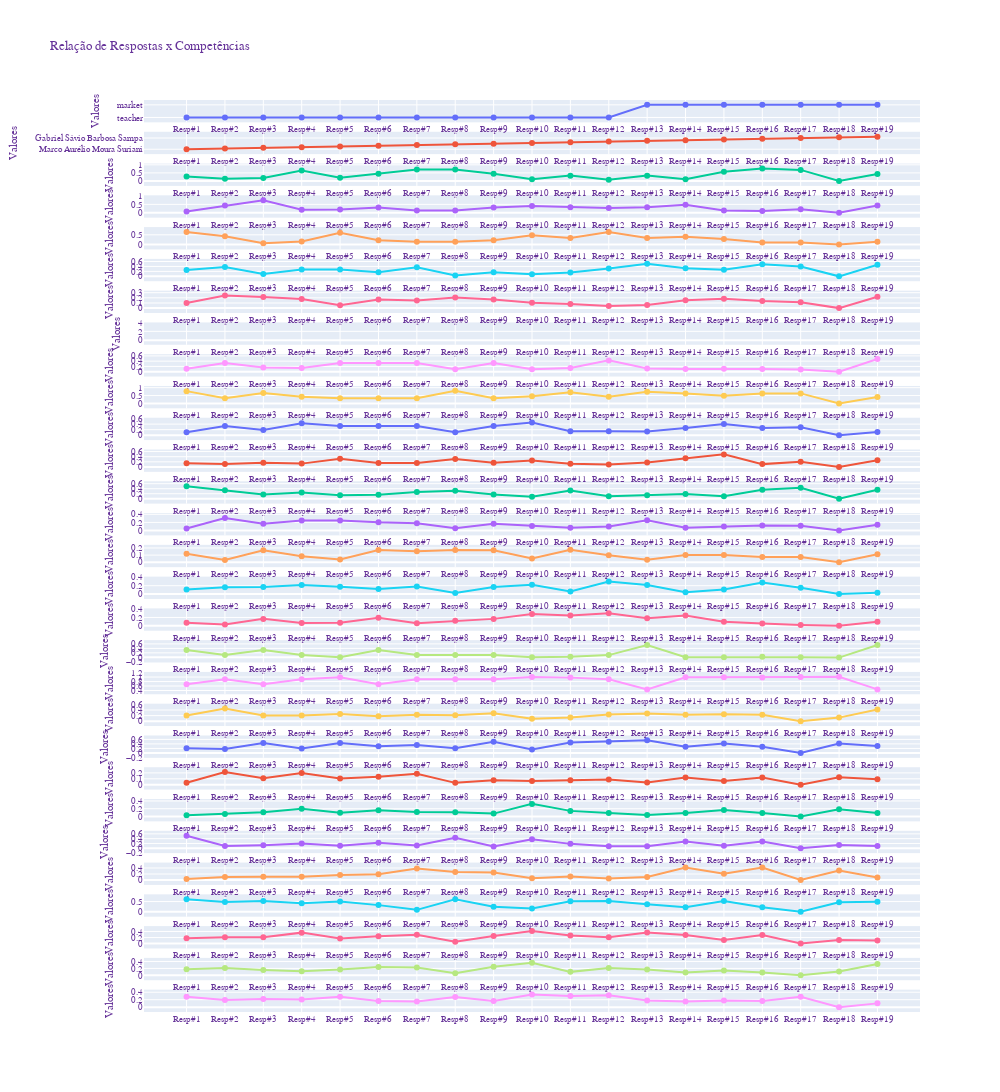

The notebook cell saved with this chart:
### Markdown cell above
## Plot do AHP sobre todas as respostas do sistema

Inclui respostas **inválidas** e **matrizes que não houveram respostas**

### Code cell
# realiza o bar_plot para cada competência
Plot.all_competencies(mongo_competences)

### Figure 1 — Plotly figure (JSON) as saved in the notebook; plotly's stock layout.template omitted (floating-point values rounded to 4 significant figures)
{"data": [{"hoverinfo": "y+name", "hoverlabel": {"namelength": -1}, "hovertemplate": "<b>type</b><br><b>X:</b> %{x}<br><b>Valor:</b> %{y}<br><extra></extra>", "name": "type", "type": "scatter", "x": ["Resp#1", "Resp#2", "Resp#3", "Resp#4", "Resp#5", "Resp#6", "Resp#7", "Resp#8", "Resp#9", "Resp#10", "Resp#11", "Resp#12", "Resp#13", "Resp#14", "Resp#15", "Resp#16", "Resp#17", "Resp#18", "Resp#19"], "xaxis": "x", "y": ["teacher", "teacher", "teacher", "teacher", "teacher", "teacher", "teacher", "teacher", "teacher", "teacher", "teacher", "teacher", "market", "market", "market", "market", "market", "market", "market"], "yaxis": "y"}, {"hoverinfo": "y+name", "hoverlabel": {"namelength": -1}, "hovertemplate": "<b>name</b><br><b>X:</b> %{x}<br><b>Valor:</b> %{y}<br><extra></extra>", "name": "name", "type": "scatter", "x": ["Resp#1", "Resp#2", "Resp#3", "Resp#4", "Resp#5", "Resp#6", "Resp#7", "Resp#8", "Resp#9", "Resp#10", "Resp#11", "Resp#12", "Resp#13", "Resp#14", "Resp#15", "Resp#16", "Resp#17", "Resp#18", "Resp#19"], "xaxis": "x2", "y": ["Marco Aurélio Moura Suriani", "Walter Aoiama Nagai", "marcio m lage junior", "Wandré Nunes de Pinho Veloso", "Rafael Francisco dos Santos", "Roger", "Claudia Akemi Izeki", "Natasha Nakashima", "Fernanda Rodrigues da Silva", "Fadul Ferrari Rodor", "Dair Oliveira", "Dean Karolak", "Danilo Pagano", "Roberto Silva Netto", "Alessandro", "Brenner Batista Rocha", "Gabriel Sávio Barbosa Sampa", "Breno Pires", "Thiago Mikail de Oliveira"], "yaxis": "y2"}, {"hoverinfo": "y+name", "hoverlabel": {"namelength": -1}, "hovertemplate": "<b>Conhecimento técnico</b><br><b>X:</b> %{x}<br><b>Valor:</b> %{y}<br><extra></extra>", "name": "Conhecimento técnico", "type": "scatter", "x": ["Resp#1", "Resp#2", "Resp#3", "Resp#4", "Resp#5", "Resp#6", "Resp#7", "Resp#8", "Resp#9", "Resp#10", "Resp#11", "Resp#12", "Resp#13", "Resp#14", "Resp#15", "Resp#16", "Resp#17", "Resp#18", "Resp#19"], "xaxis": "x3", "y": [0.2805, 0.1416, 0.1805, 0.656, 0.1988, 0.4542, 0.7143, 0.7143, 0.4542, 0.1144, 0.3333, 0.07287, 0.3333, 0.1144, 0.574, 0.7789, 0.6866, 0, 0.429], "yaxis": "y3"}, {"hoverinfo": "y+name", "hoverlabel": {"namelength": -1}, "hovertemplate": "<b>Competências, habilidades e atributos pessoais e profissionais: gerenciar projetos, compreender problemas e autoaprendizado</b><br><b>X:</b> %{x}<br><b>Valor:</b> %{y}<br><extra></extra>", "name": "Competências, habilidades e atributos pessoais e profissionais: gerenciar projetos, compreender problemas e autoaprendizado", "type": "scatter", "x": ["Resp#1", "Resp#2", "Resp#3", "Resp#4", "Resp#5", "Resp#6", "Resp#7", "Resp#8", "Resp#9", "Resp#10", "Resp#11", "Resp#12", "Resp#13", "Resp#14", "Resp#15", "Resp#16", "Resp#17", "Resp#18", "Resp#19"], "xaxis": "x4", "y": [0.07287, 0.4292, 0.7485, 0.1862, 0.1988, 0.3208, 0.1429, 0.1429, 0.3208, 0.4064, 0.3333, 0.2805, 0.3333, 0.4791, 0.1391, 0.1105, 0.2114, 0, 0.429], "yaxis": "y4"}, {"hoverinfo": "y+name", "hoverlabel": {"namelength": -1}, "hovertemplate": "<b>Competências e habilidades interpessoais: trabalho em equipe e comunicação</b><br><b>X:</b> %{x}<br><b>Valor:</b> %{y}<br><extra></extra>", "name": "Competências e habilidades interpessoais: trabalho em equipe e comunicação", "type": "scatter", "x": ["Resp#1", "Resp#2", "Resp#3", "Resp#4", "Resp#5", "Resp#6", "Resp#7", "Resp#8", "Resp#9", "Resp#10", "Resp#11", "Resp#12", "Resp#13", "Resp#14", "Resp#15", "Resp#16", "Resp#17", "Resp#18", "Resp#19"], "xaxis": "x5", "y": [0.6467, 0.4292, 0.07101, 0.1579, 0.6024, 0.225, 0.1429, 0.1429, 0.225, 0.4791, 0.3333, 0.6467, 0.3333, 0.4064, 0.2869, 0.1105, 0.102, 0, 0.142], "yaxis": "y5"}, {"hoverinfo": "y+name", "hoverlabel": {"namelength": -1}, "hovertemplate": "<b>Matemática e física</b><br><b>X:</b> %{x}<br><b>Valor:</b> %{y}<br><extra></extra>", "name": "Matemática e física", "type": "scatter", "x": ["Resp#1", "Resp#2", "Resp#3", "Resp#4", "Resp#5", "Resp#6", "Resp#7", "Resp#8", "Resp#9", "Resp#10", "Resp#11", "Resp#12", "Resp#13", "Resp#14", "Resp#15", "Resp#16", "Resp#17", "Resp#18", "Resp#19"], "xaxis": "x6", "y": [0.2604, 0.3783, 0.09276, 0.2753, 0.2778, 0.1667, 0.3658, 0.03407, 0.1667, 0.08531, 0.1561, 0.3139, 0.5099, 0.3229, 0.2712, 0.4847, 0.3939, 0, 0.467], "yaxis": "y6"}, {"hoverinfo": "y+name", "hoverlabel": {"namelength": -1}, "hovertemplate": "<b>Sistemas microprocessados</b><br><b>X:</b> %{x}<br><b>Valor:</b> %{y}<br><extra></extra>", "name": "Sistemas microprocessados", "type": "scatter", "x": ["Resp#1", "Resp#2", "Resp#3", "Resp#4", "Resp#5", "Resp#6", "Resp#7", "Resp#8", "Resp#9", "Resp#10", "Resp#11", "Resp#12", "Resp#13", "Resp#14", "Resp#15", "Resp#16", "Resp#17", "Resp#18", "Resp#19"], "xaxis": "x7", "y": [0.09773, 0.2452, 0.2176, 0.1778, 0.05556, 0.1667, 0.1498, 0.2068, 0.1667, 0.1035, 0.08201, 0.04009, 0.05914, 0.1514, 0.1815, 0.1372, 0.1148, 0, 0.2214], "yaxis": "y7"}, {"hoverinfo": "y+name", "hoverlabel": {"namelength": -1}, "hovertemplate": "<b>Conhec. em sist. de aut.</b><br><b>X:</b> %{x}<br><b>Valor:</b> %{y}<br><extra></extra>", "name": "Conhec. em sist. de aut.", "type": "scatter", "x": ["Resp#1", "Resp#2", "Resp#3", "Resp#4", "Resp#5", "Resp#6", "Resp#7", "Resp#8", "Resp#9", "Resp#10", "Resp#11", "Resp#12", "Resp#13", "Resp#14", "Resp#15", "Resp#16", "Resp#17", "Resp#18", "Resp#19"], "xaxis": "x8", "y": [null, null, null, null, null, null, null, null, null, null, null, null, null, null, null, null, null, null, null], "yaxis": "y8"}, {"hoverinfo": "y+name", "hoverlabel": {"namelength": -1}, "hovertemplate": "<b>Lógica, algoritmos, teoria da comp,  estruras de dados.</b><br><b>X:</b> %{x}<br><b>Valor:</b> %{y}<br><extra></extra>", "name": "Lógica, algoritmos, teoria da comp,  estruras de dados.", "type": "scatter", "x": ["Resp#1", "Resp#2", "Resp#3", "Resp#4", "Resp#5", "Resp#6", "Resp#7", "Resp#8", "Resp#9", "Resp#10", "Resp#11", "Resp#12", "Resp#13", "Resp#14", "Resp#15", "Resp#16", "Resp#17", "Resp#18", "Resp#19"], "xaxis": "x9", "y": [0.11, 0.3333, 0.1579, 0.1416, 0.3333, 0.3333, 0.3333, 0.09643, 0.3333, 0.09091, 0.1429, 0.429, 0.1189, 0.1059, 0.1144, 0.1059, 0.08059, 0, 0.4798], "yaxis": "y9"}, {"hoverinfo": "y+name", "hoverlabel": {"namelength": -1}, "hovertemplate": "<b>Linguagens e paradigmas.</b><br><b>X:</b> %{x}<br><b>Valor:</b> %{y}<br><extra></extra>", "name": "Linguagens e paradigmas.", "type": "scatter", "x": ["Resp#1", "Resp#2", "Resp#3", "Resp#4", "Resp#5", "Resp#6", "Resp#7", "Resp#8", "Resp#9", "Resp#10", "Resp#11", "Resp#12", "Resp#13", "Resp#14", "Resp#15", "Resp#16", "Resp#17", "Resp#18", "Resp#19"], "xaxis": "x10", "y": [0.7801, 0.3333, 0.656, 0.4292, 0.3333, 0.3333, 0.3333, 0.7991, 0.3333, 0.4545, 0.7143, 0.429, 0.7472, 0.6334, 0.4791, 0.6334, 0.6364, 0, 0.4057], "yaxis": "y10"}, {"hoverinfo": "y+name", "hoverlabel": {"namelength": -1}, "hovertemplate": "<b>PAA</b><br><b>X:</b> %{x}<br><b>Valor:</b> %{y}<br><extra></extra>", "name": "PAA", "type": "scatter", "x": ["Resp#1", "Resp#2", "Resp#3", "Resp#4", "Resp#5", "Resp#6", "Resp#7", "Resp#8", "Resp#9", "Resp#10", "Resp#11", "Resp#12", "Resp#13", "Resp#14", "Resp#15", "Resp#16", "Resp#17", "Resp#18", "Resp#19"], "xaxis": "x11", "y": [0.11, 0.3333, 0.1862, 0.4292, 0.3333, 0.3333, 0.3333, 0.1044, 0.3333, 0.4545, 0.1429, 0.142, 0.1338, 0.2607, 0.4064, 0.2607, 0.283, 0, 0.1146], "yaxis": "y11"}, {"hoverinfo": "y+name", "hoverlabel": {"namelength": -1}, "hovertemplate": "<b>Configurar plataformas para softwares e serviços.</b><br><b>X:</b> %{x}<br><b>Valor:</b> %{y}<br><extra></extra>", "name": "Configurar plataformas para softwares e serviços.", "type": "scatter", "x": ["Resp#1", "Resp#2", "Resp#3", "Resp#4", "Resp#5", "Resp#6", "Resp#7", "Resp#8", "Resp#9", "Resp#10", "Resp#11", "Resp#12", "Resp#13", "Resp#14", "Resp#15", "Resp#16", "Resp#17", "Resp#18", "Resp#19"], "xaxis": "x12", "y": [0.1471, 0.1164, 0.1667, 0.1307, 0.3217, 0.1574, 0.153, 0.3088, 0.1667, 0.2536, 0.1213, 0.0994, 0.1738, 0.3427, 0.4902, 0.1113, 0.2003, 0, 0.2619], "yaxis": "y12"}, {"hoverinfo": "y+name", "hoverlabel": {"namelength": -1}, "hovertemplate": "<b>Arquiteturas de computadores</b><br><b>X:</b> %{x}<br><b>Valor:</b> %{y}<br><extra></extra>", "name": "Arquiteturas de computadores", "type": "scatter", "x": ["Resp#1", "Resp#2", "Resp#3", "Resp#4", "Resp#5", "Resp#6", "Resp#7", "Resp#8", "Resp#9", "Resp#10", "Resp#11", "Resp#12", "Resp#13", "Resp#14", "Resp#15", "Resp#16", "Resp#17", "Resp#18", "Resp#19"], "xaxis": "x13", "y": [0.5025, 0.3429, 0.1667, 0.2504, 0.1445, 0.1574, 0.2724, 0.3172, 0.1667, 0.07909, 0.3257, 0.0994, 0.1374, 0.1925, 0.1008, 0.3581, 0.4388, 0, 0.3562], "yaxis": "y13"}, {"hoverinfo": "y+name", "hoverlabel": {"namelength": -1}, "hovertemplate": "<b>Segurança de sis. de comp.</b><br><b>X:</b> %{x}<br><b>Valor:</b> %{y}<br><extra></extra>", "name": "Segurança de sis. de comp.", "type": "scatter", "x": ["Resp#1", "Resp#2", "Resp#3", "Resp#4", "Resp#5", "Resp#6", "Resp#7", "Resp#8", "Resp#9", "Resp#10", "Resp#11", "Resp#12", "Resp#13", "Resp#14", "Resp#15", "Resp#16", "Resp#17", "Resp#18", "Resp#19"], "xaxis": "x14", "y": [0.05082, 0.3113, 0.1667, 0.2504, 0.2495, 0.2029, 0.1809, 0.05869, 0.1667, 0.1098, 0.06642, 0.0994, 0.2557, 0.07047, 0.1008, 0.1222, 0.1179, 0, 0.142], "yaxis": "y14"}, {"hoverinfo": "y+name", "hoverlabel": {"namelength": -1}, "hovertemplate": "<b>Engenharia de software</b><br><b>X:</b> %{x}<br><b>Valor:</b> %{y}<br><extra></extra>", "name": "Engenharia de software", "type": "scatter", "x": ["Resp#1", "Resp#2", "Resp#3", "Resp#4", "Resp#5", "Resp#6", "Resp#7", "Resp#8", "Resp#9", "Resp#10", "Resp#11", "Resp#12", "Resp#13", "Resp#14", "Resp#15", "Resp#16", "Resp#17", "Resp#18", "Resp#19"], "xaxis": "x15", "y": [0.118, 0.03277, 0.1667, 0.08288, 0.03905, 0.1697, 0.153, 0.172, 0.1667, 0.05339, 0.1755, 0.0994, 0.0347, 0.1009, 0.1008, 0.07551, 0.07343, 0, 0.1109], "yaxis": "y15"}, {"hoverinfo": "y+name", "hoverlabel": {"namelength": -1}, "hovertemplate": "<b>Inteligência artificial</b><br><b>X:</b> %{x}<br><b>Valor:</b> %{y}<br><extra></extra>", "name": "Inteligência artificial", "type": "scatter", "x": ["Resp#1", "Resp#2", "Resp#3", "Resp#4", "Resp#5", "Resp#6", "Resp#7", "Resp#8", "Resp#9", "Resp#10", "Resp#11", "Resp#12", "Resp#13", "Resp#14", "Resp#15", "Resp#16", "Resp#17", "Resp#18", "Resp#19"], "xaxis": "x16", "y": [0.1096, 0.1638, 0.1667, 0.2147, 0.1734, 0.1213, 0.1809, 0.024, 0.1667, 0.222, 0.0608, 0.3012, 0.219, 0.04382, 0.1113, 0.2753, 0.1503, 0, 0.03284], "yaxis": "y16"}, {"hoverinfo": "y+name", "hoverlabel": {"namelength": -1}, "hovertemplate": "<b>Desenvolvimento Web e Mobile</b><br><b>X:</b> %{x}<br><b>Valor:</b> %{y}<br><extra></extra>", "name": "Desenvolvimento Web e Mobile", "type": "scatter", "x": ["Resp#1", "Resp#2", "Resp#3", "Resp#4", "Resp#5", "Resp#6", "Resp#7", "Resp#8", "Resp#9", "Resp#10", "Resp#11", "Resp#12", "Resp#13", "Resp#14", "Resp#15", "Resp#16", "Resp#17", "Resp#18", "Resp#19"], "xaxis": "x17", "y": [0.07204, 0.03277, 0.1667, 0.07099, 0.07188, 0.1912, 0.05982, 0.1193, 0.1667, 0.2821, 0.2502, 0.3012, 0.1794, 0.2497, 0.09599, 0.05758, 0.01918, 0, 0.09613], "yaxis": "y17"}, {"hoverinfo": "y+name", "hoverlabel": {"namelength": -1}, "hovertemplate": "<b>Redes de computadores</b><br><b>X:</b> %{x}<br><b>Valor:</b> %{y}<br><extra></extra>", "name": "Redes de computadores", "type": "scatter", "x": ["Resp#1", "Resp#2", "Resp#3", "Resp#4", "Resp#5", "Resp#6", "Resp#7", "Resp#8", "Resp#9", "Resp#10", "Resp#11", "Resp#12", "Resp#13", "Resp#14", "Resp#15", "Resp#16", "Resp#17", "Resp#18", "Resp#19"], "xaxis": "x18", "y": [0.325, 0.1, 0.325, 0.1, 0.01, 0.325, 0.1, 0.1, 0.1, 0.003, 0.025, 0.1, 0.55, 0.01, 0.01, 0.025, 0.003, -0.012, 0.55], "yaxis": "y18"}, {"hoverinfo": "y+name", "hoverlabel": {"namelength": -1}, "hovertemplate": "<b>Software para sistemas de comunicação</b><br><b>X:</b> %{x}<br><b>Valor:</b> %{y}<br><extra></extra>", "name": "Software para sistemas de comunicação", "type": "scatter", "x": ["Resp#1", "Resp#2", "Resp#3", "Resp#4", "Resp#5", "Resp#6", "Resp#7", "Resp#8", "Resp#9", "Resp#10", "Resp#11", "Resp#12", "Resp#13", "Resp#14", "Resp#15", "Resp#16", "Resp#17", "Resp#18", "Resp#19"], "xaxis": "x19", "y": [0.675, 0.9, 0.675, 0.9, 0.99, 0.675, 0.9, 0.9, 0.9, 0.997, 0.975, 0.9, 0.45, 0.99, 0.99, 0.975, 0.997, 1.012, 0.45], "yaxis": "y19"}, {"hoverinfo": "y+name", "hoverlabel": {"namelength": -1}, "hovertemplate": "<b>Gerenciar projetos e sistemas de computação</b><br><b>X:</b> %{x}<br><b>Valor:</b> %{y}<br><extra></extra>", "name": "Gerenciar projetos e sistemas de computação", "type": "scatter", "x": ["Resp#1", "Resp#2", "Resp#3", "Resp#4", "Resp#5", "Resp#6", "Resp#7", "Resp#8", "Resp#9", "Resp#10", "Resp#11", "Resp#12", "Resp#13", "Resp#14", "Resp#15", "Resp#16", "Resp#17", "Resp#18", "Resp#19"], "xaxis": "x20", "y": [0.2038, 0.4521, 0.2063, 0.2, 0.2579, 0.176, 0.2306, 0.2109, 0.2833, 0.08506, 0.1301, 0.2377, 0.2775, 0.232, 0.2502, 0.232, 0, 0.1277, 0.4165], "yaxis": "y20"}, {"hoverinfo": "y+name", "hoverlabel": {"namelength": -1}, "hovertemplate": "<b>Engenharia-econômica</b><br><b>X:</b> %{x}<br><b>Valor:</b> %{y}<br><extra></extra>", "name": "Engenharia-econômica", "type": "scatter", "x": ["Resp#1", "Resp#2", "Resp#3", "Resp#4", "Resp#5", "Resp#6", "Resp#7", "Resp#8", "Resp#9", "Resp#10", "Resp#11", "Resp#12", "Resp#13", "Resp#14", "Resp#15", "Resp#16", "Resp#17", "Resp#18", "Resp#19"], "xaxis": "x21", "y": [0.2038, 0.1775, 0.4409, 0.2, 0.4363, 0.2945, 0.3467, 0.2109, 0.4934, 0.1504, 0.4666, 0.4971, 0.5577, 0.2763, 0.4133, 0.2763, 0, 0.4212, 0.3074], "yaxis": "y21"}, {"hoverinfo": "y+name", "hoverlabel": {"namelength": -1}, "hovertemplate": "<b>Compreender e resolver problemas</b><br><b>X:</b> %{x}<br><b>Valor:</b> %{y}<br><extra></extra>", "name": "Compreender e resolver problemas", "type": "scatter", "x": ["Resp#1", "Resp#2", "Resp#3", "Resp#4", "Resp#5", "Resp#6", "Resp#7", "Resp#8", "Resp#9", "Resp#10", "Resp#11", "Resp#12", "Resp#13", "Resp#14", "Resp#15", "Resp#16", "Resp#17", "Resp#18", "Resp#19"], "xaxis": "x22", "y": [0.03342, 0.2138, 0.1118, 0.2, 0.1059, 0.1363, 0.1865, 0.03144, 0.07444, 0.06391, 0.07555, 0.08842, 0.03939, 0.1225, 0.06425, 0.1225, 0, 0.1277, 0.092], "yaxis": "y22"}, {"hoverinfo": "y+name", "hoverlabel": {"namelength": -1}, "hovertemplate": "<b>Autoaprendizado</b><br><b>X:</b> %{x}<br><b>Valor:</b> %{y}<br><extra></extra>", "name": "Autoaprendizado", "type": "scatter", "x": ["Resp#1", "Resp#2", "Resp#3", "Resp#4", "Resp#5", "Resp#6", "Resp#7", "Resp#8", "Resp#9", "Resp#10", "Resp#11", "Resp#12", "Resp#13", "Resp#14", "Resp#15", "Resp#16", "Resp#17", "Resp#18", "Resp#19"], "xaxis": "x23", "y": [0.03342, 0.06305, 0.1118, 0.2, 0.09404, 0.1605, 0.1181, 0.1094, 0.07444, 0.3243, 0.1445, 0.08842, 0.03939, 0.09159, 0.1642, 0.09159, 0, 0.1863, 0.092], "yaxis": "y23"}, {"hoverinfo": "y+name", "hoverlabel": {"namelength": -1}, "hovertemplate": "<b>Criatividade e Inovação</b><br><b>X:</b> %{x}<br><b>Valor:</b> %{y}<br><extra></extra>", "name": "Criatividade e Inovação", "type": "scatter", "x": ["Resp#1", "Resp#2", "Resp#3", "Resp#4", "Resp#5", "Resp#6", "Resp#7", "Resp#8", "Resp#9", "Resp#10", "Resp#11", "Resp#12", "Resp#13", "Resp#14", "Resp#15", "Resp#16", "Resp#17", "Resp#18", "Resp#19"], "xaxis": "x24", "y": [0.5255, 0.09356, 0.1293, 0.2, 0.1059, 0.2327, 0.1181, 0.4373, 0.07444, 0.3764, 0.1833, 0.08842, 0.08601, 0.2775, 0.108, 0.2775, 0, 0.1372, 0.092], "yaxis": "y24"}, {"hoverinfo": "y+name", "hoverlabel": {"namelength": -1}, "hovertemplate": "<b>Comunicação oral e escrita</b><br><b>X:</b> %{x}<br><b>Valor:</b> %{y}<br><extra></extra>", "name": "Comunicação oral e escrita", "type": "scatter", "x": ["Resp#1", "Resp#2", "Resp#3", "Resp#4", "Resp#5", "Resp#6", "Resp#7", "Resp#8", "Resp#9", "Resp#10", "Resp#11", "Resp#12", "Resp#13", "Resp#14", "Resp#15", "Resp#16", "Resp#17", "Resp#18", "Resp#19"], "xaxis": "x25", "y": [0.03827, 0.09719, 0.109, 0.107, 0.1662, 0.1912, 0.3843, 0.2659, 0.25, 0.06164, 0.1181, 0.05246, 0.09806, 0.4188, 0.2129, 0.4188, 0, 0.315, 0.08408], "yaxis": "y25"}, {"hoverinfo": "y+name", "hoverlabel": {"namelength": -1}, "hovertemplate": "<b>Língua inglesa</b><br><b>X:</b> %{x}<br><b>Valor:</b> %{y}<br><extra></extra>", "name": "Língua inglesa", "type": "scatter", "x": ["Resp#1", "Resp#2", "Resp#3", "Resp#4", "Resp#5", "Resp#6", "Resp#7", "Resp#8", "Resp#9", "Resp#10", "Resp#11", "Resp#12", "Resp#13", "Resp#14", "Resp#15", "Resp#16", "Resp#17", "Resp#18", "Resp#19"], "xaxis": "x26", "y": [0.609, 0.4821, 0.5247, 0.4112, 0.5013, 0.3257, 0.09612, 0.6135, 0.25, 0.1587, 0.5143, 0.5258, 0.3654, 0.2171, 0.53, 0.2171, 0, 0.4605, 0.484], "yaxis": "y26"}, {"hoverinfo": "y+name", "hoverlabel": {"namelength": -1}, "hovertemplate": "<b>Empreender e exercer liderança</b><br><b>X:</b> %{x}<br><b>Valor:</b> %{y}<br><extra></extra>", "name": "Empreender e exercer liderança", "type": "scatter", "x": ["Resp#1", "Resp#2", "Resp#3", "Resp#4", "Resp#5", "Resp#6", "Resp#7", "Resp#8", "Resp#9", "Resp#10", "Resp#11", "Resp#12", "Resp#13", "Resp#14", "Resp#15", "Resp#16", "Resp#17", "Resp#18", "Resp#19"], "xaxis": "x27", "y": [0.1764, 0.2103, 0.2084, 0.3621, 0.1662, 0.2415, 0.2913, 0.06028, 0.25, 0.4165, 0.267, 0.2109, 0.3654, 0.2833, 0.1179, 0.2833, 0, 0.1158, 0.1016], "yaxis": "y27"}, {"hoverinfo": "y+name", "hoverlabel": {"namelength": -1}, "hovertemplate": "<b>Trabalho em equipe</b><br><b>X:</b> %{x}<br><b>Valor:</b> %{y}<br><extra></extra>", "name": "Trabalho em equipe", "type": "scatter", "x": ["Resp#1", "Resp#2", "Resp#3", "Resp#4", "Resp#5", "Resp#6", "Resp#7", "Resp#8", "Resp#9", "Resp#10", "Resp#11", "Resp#12", "Resp#13", "Resp#14", "Resp#15", "Resp#16", "Resp#17", "Resp#18", "Resp#19"], "xaxis": "x28", "y": [0.1764, 0.2103, 0.1579, 0.1198, 0.1662, 0.2415, 0.2283, 0.06028, 0.25, 0.3632, 0.1006, 0.2109, 0.1712, 0.08085, 0.1393, 0.08085, 0, 0.1087, 0.3303], "yaxis": "y28"}, {"hoverinfo": "y+name", "hoverlabel": {"namelength": -1}, "hovertemplate": "<b>Conhecimento em sistemas de automação </b><br><b>X:</b> %{x}<br><b>Valor:</b> %{y}<br><extra></extra>", "name": "Conhecimento em sistemas de automação ", "type": "scatter", "x": ["Resp#1", "Resp#2", "Resp#3", "Resp#4", "Resp#5", "Resp#6", "Resp#7", "Resp#8", "Resp#9", "Resp#10", "Resp#11", "Resp#12", "Resp#13", "Resp#14", "Resp#15", "Resp#16", "Resp#17", "Resp#18", "Resp#19"], "xaxis": "x29", "y": [0.2784, 0.1944, 0.2176, 0.2075, 0.2778, 0.1667, 0.1498, 0.2702, 0.1667, 0.3387, 0.2989, 0.3178, 0.1798, 0.1514, 0.1815, 0.1632, 0.2765, 0, 0.1012], "yaxis": "y29"}], "layout": {"font": {"color": "RebeccaPurple", "family": "Courier New, monospace", "size": 9}, "height": 4000, "hoverdistance": 100, "hoverlabel": {"bgcolor": "white", "font": {"family": "Rockwell", "size": 9}}, "legend": {"orientation": "h", "title": {"text": "Competências"}, "x": 1, "xanchor": "center", "y": 1.02, "yanchor": "bottom"}, "showlegend": false, "spikedistance": 1000, "title": {"text": "Relação de Respostas x Competências"}, "width": 1000, "xaxis": {"anchor": "y", "autorange": true, "domain": [0, 1], "range": [-1.115, 19.12], "type": "category"}, "xaxis10": {"anchor": "y10", "autorange": true, "domain": [0, 1], "range": [-1.115, 19.12], "type": "category"}, "xaxis11": {"anchor": "y11", "autorange": true, "domain": [0, 1], "range": [-1.115, 19.12], "type": "category"}, "xaxis12": {"anchor": "y12", "autorange": true, "domain": [0, 1], "range": [-1.115, 19.12], "type": "category"}, "xaxis13": {"anchor": "y13", "autorange": true, "domain": [0, 1], "range": [-1.115, 19.12], "type": "category"}, "xaxis14": {"anchor": "y14", "autorange": true, "domain": [0, 1], "range": [-1.115, 19.12], "type": "category"}, "xaxis15": {"anchor": "y15", "autorange": true, "domain": [0, 1], "range": [-1.115, 19.12], "type": "category"}, "xaxis16": {"anchor": "y16", "autorange": true, "domain": [0, 1], "range": [-1.115, 19.12], "type": "category"}, "xaxis17": {"anchor": "y17", "autorange": true, "domain": [0, 1], "range": [-1.115, 19.12], "type": "category"}, "xaxis18": {"anchor": "y18", "autorange": true, "domain": [0, 1], "range": [-1.115, 19.12], "type": "category"}, "xaxis19": {"anchor": "y19", "autorange": true, "domain": [0, 1], "range": [-1.115, 19.12], "type": "category"}, "xaxis2": {"anchor": "y2", "autorange": true, "domain": [0, 1], "range": [-1.115, 19.12], "type": "category"}, "xaxis20": {"anchor": "y20", "autorange": true, "domain": [0, 1], "range": [-1.115, 19.12], "type": "category"}, "xaxis21": {"anchor": "y21", "autorange": true, "domain": [0, 1], "range": [-1.115, 19.12], "type": "category"}, "xaxis22": {"anchor": "y22", "autorange": true, "domain": [0, 1], "range": [-1.115, 19.12], "type": "category"}, "xaxis23": {"anchor": "y23", "autorange": true, "domain": [0, 1], "range": [-1.115, 19.12], "type": "category"}, "xaxis24": {"anchor": "y24", "autorange": true, "domain": [0, 1], "range": [-1.115, 19.12], "type": "category"}, "xaxis25": {"anchor": "y25", "autorange": true, "domain": [0, 1], "range": [-1.115, 19.12], "type": "category"}, "xaxis26": {"anchor": "y26", "autorange": true, "domain": [0, 1], "range": [-1.115, 19.12], "type": "category"}, "xaxis27": {"anchor": "y27", "autorange": true, "domain": [0, 1], "range": [-1.115, 19.12], "type": "category"}, "xaxis28": {"anchor": "y28", "autorange": true, "domain": [0, 1], "range": [-1.115, 19.12], "type": "category"}, "xaxis29": {"anchor": "y29", "autorange": true, "domain": [0, 1], "range": [-1.115, 19.12], "type": "category"}, "xaxis3": {"anchor": "y3", "autorange": true, "domain": [0, 1], "range": [-1.115, 19.12], "type": "category"}, "xaxis4": {"anchor": "y4", "autorange": true, "domain": [0, 1], "range": [-1.115, 19.12], "type": "category"}, "xaxis5": {"anchor": "y5", "autorange": true, "domain": [0, 1], "range": [-1.115, 19.12], "type": "category"}, "xaxis6": {"anchor": "y6", "autorange": true, "domain": [0, 1], "range": [-1.115, 19.12], "type": "category"}, "xaxis7": {"anchor": "y7", "autorange": true, "domain": [0, 1], "range": [-1.115, 19.12], "type": "category"}, "xaxis8": {"anchor": "y8", "autorange": true, "domain": [0, 1], "range": [-1.115, 19.12], "type": "category"}, "xaxis9": {"anchor": "y9", "autorange": true, "domain": [0, 1], "range": [-1.115, 19.12], "type": "category"}, "yaxis": {"anchor": "x", "autorange": true, "domain": [0.9755, 1.0], "range": [-0.1099, 1.11], "title": {"text": "Valores"}, "type": "category"}, "yaxis10": {"anchor": "x10", "autorange": true, "domain": [0.662, 0.6864], "range": [-0.0878, 0.8869], "title": {"text": "Valores"}, "type": "linear"}, "yaxis11": {"anchor": "x11", "autorange": true, "domain": [0.6271, 0.6516], "range": [-0.04994, 0.5045], "title": {"text": "Valores"}, "type": "linear"}, "yaxis12": {"anchor": "x12", "autorange": true, "domain": [0.5923, 0.6168], "range": [-0.05386, 0.5441], "title": {"text": "Valores"}, "type": "linear"}, "yaxis13": {"anchor": "x13", "autorange": true, "domain": [0.5574, 0.5819], "range": [-0.05521, 0.5577], "title": {"text": "Valores"}, "type": "linear"}, "yaxis14": {"anchor": "x14", "autorange": true, "domain": [0.5226, 0.5471], "range": [-0.03421, 0.3455], "title": {"text": "Valores"}, "type": "linear"}, "yaxis15": {"anchor": "x15", "autorange": true, "domain": [0.4878, 0.5122], "range": [-0.01929, 0.1948], "title": {"text": "Valores"}, "type": "linear"}, "yaxis16": {"anchor": "x16", "autorange": true, "domain": [0.4529, 0.4774], "range": [-0.03309, 0.3343], "title": {"text": "Valores"}, "type": "linear"}, "yaxis17": {"anchor": "x17", "autorange": true, "domain": [0.4181, 0.4426], "range": [-0.03309, 0.3343], "title": {"text": "Valores"}, "type": "linear"}, "yaxis18": {"anchor": "x18", "autorange": true, "domain": [0.3832, 0.4077], "range": [-0.07375, 0.6117], "title": {"text": "Valores"}, "type": "linear"}, "yaxis19": {"anchor": "x19", "autorange": true, "domain": [0.3484, 0.3729], "range": [0.3883, 1.074], "title": {"text": "Valores"}, "type": "linear"}, "yaxis2": {"anchor": "x2", "autorange": true, "domain": [0.9407, 0.9652], "range": [-1.978, 19.98], "title": {"text": "Valores"}, "type": "category"}, "yaxis20": {"anchor": "x20", "autorange": true, "domain": [0.3136, 0.338], "range": [-0.04967, 0.5018], "title": {"text": "Valores"}, "type": "linear"}, "yaxis21": {"anchor": "x21", "autorange": true, "domain": [0.2787, 0.3032], "range": [-0.06128, 0.619], "title": {"text": "Valores"}, "type": "linear"}, "yaxis22": {"anchor": "x22", "autorange": true, "domain": [0.2439, 0.2684], "range": [-0.02349, 0.2373], "title": {"text": "Valores"}, "type": "linear"}, "yaxis23": {"anchor": "x23", "autorange": true, "domain": [0.209, 0.2335], "range": [-0.03563, 0.3599], "title": {"text": "Valores"}, "type": "linear"}, "yaxis24": {"anchor": "x24", "autorange": true, "domain": [0.1742, 0.1987], "range": [-0.05773, 0.5832], "title": {"text": "Valores"}, "type": "linear"}, "yaxis25": {"anchor": "x25", "autorange": true, "domain": [0.1394, 0.1639], "range": [-0.04601, 0.4648], "title": {"text": "Valores"}, "type": "linear"}, "yaxis26": {"anchor": "x26", "autorange": true, "domain": [0.1045, 0.129], "range": [-0.06741, 0.6809], "title": {"text": "Valores"}, "type": "linear"}, "yaxis27": {"anchor": "x27", "autorange": true, "domain": [0.06968, 0.09417], "range": [-0.04576, 0.4623], "title": {"text": "Valores"}, "type": "linear"}, "yaxis28": {"anchor": "x28", "autorange": true, "domain": [0.03484, 0.05933], "range": [-0.0399, 0.4031], "title": {"text": "Valores"}, "type": "linear"}, "yaxis29": {"anchor": "x29", "autorange": true, "domain": [0, 0.02449], "range": [-0.03721, 0.3759], "title": {"text": "Valores"}, "type": "linear"}, "yaxis3": {"anchor": "x3", "autorange": true, "domain": [0.9058, 0.9303], "range": [-0.08558, 0.8645], "title": {"text": "Valores"}, "type": "linear"}, "yaxis4": {"anchor": "x4", "autorange": true, "domain": [0.871, 0.8955], "range": [-0.08224, 0.8308], "title": {"text": "Valores"}, "type": "linear"}, "yaxis5": {"anchor": "x5", "autorange": true, "domain": [0.8361, 0.8606], "range": [-0.07105, 0.7177], "title": {"text": "Valores"}, "type": "linear"}, "yaxis6": {"anchor": "x6", "autorange": true, "domain": [0.8013, 0.8258], "range": [-0.05602, 0.5659], "title": {"text": "Valores"}, "type": "linear"}, "yaxis7": {"anchor": "x7", "autorange": true, "domain": [0.7665, 0.791], "range": [-0.02694, 0.2722], "title": {"text": "Valores"}, "type": "linear"}, "yaxis8": {"anchor": "x8", "autorange": true, "domain": [0.7316, 0.7561], "range": [-1, 4], "title": {"text": "Valores"}}, "yaxis9": {"anchor": "x9", "autorange": true, "domain": [0.6968, 0.7213], "range": [-0.05271, 0.5325], "title": {"text": "Valores"}, "type": "linear"}}}
